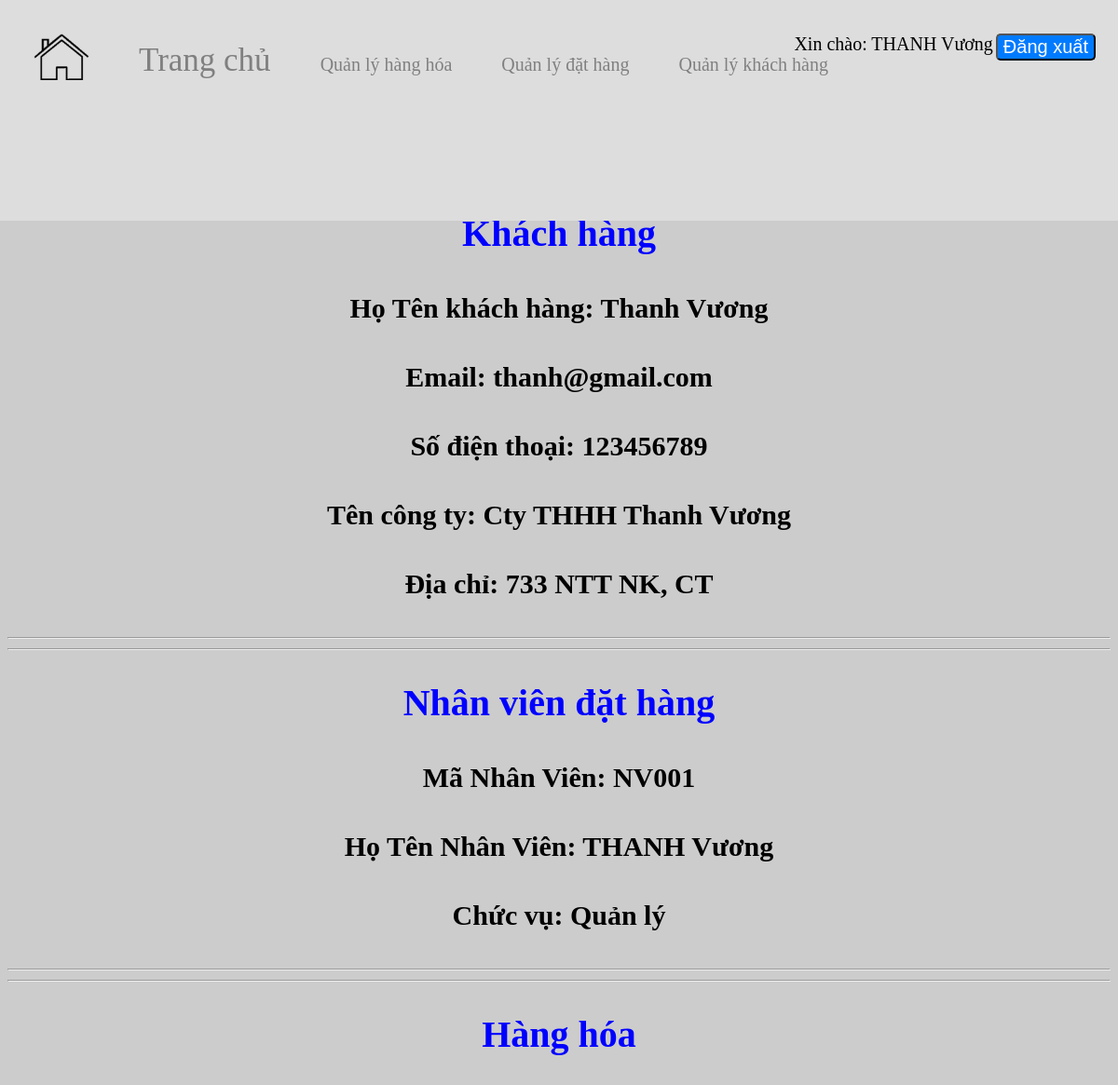
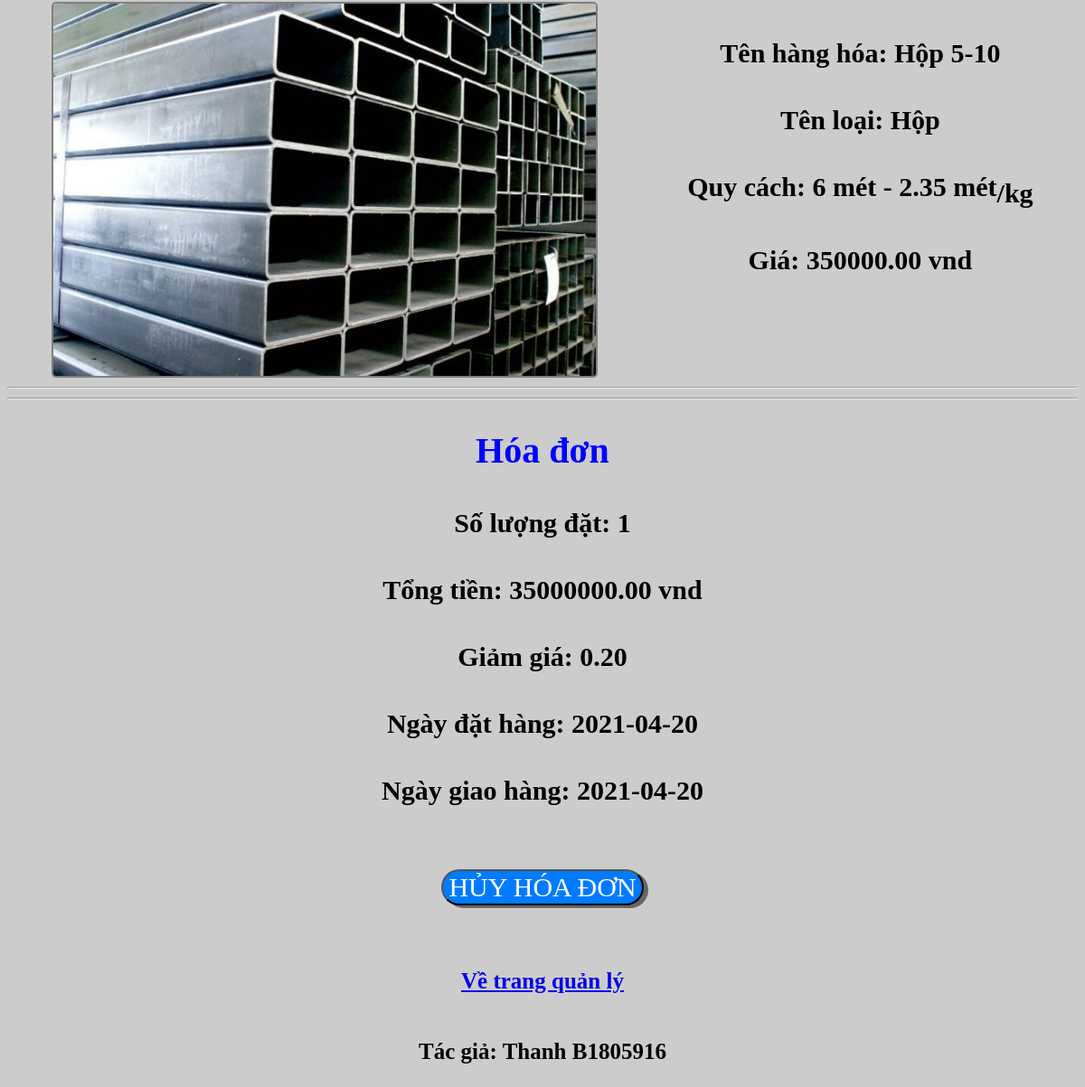
Screenshot of /admin/manage_dh/detail.php?id=1 (signed in) with the database file from the repository (2 pictures, top to bottom).
### tables this page shows
CREATE TABLE LoaiHangHoa
(
	MaLoaiHangHoa INT AUTO_INCREMENT PRIMARY KEY,  
	TenLoaiHangHoa NVARCHAR(30) NOT NULL  
);

CREATE TABLE KhachHang
(
	MSKH INT AUTO_INCREMENT PRIMARY KEY,  
	HoTenKH NVARCHAR(50) NOT NULL,  
	TenCongTy NVARCHAR(30),  
	SoDienThoai CHAR(10) NOT NULL UNIQUE,  
	Email VARCHAR(50) NOT NULL UNIQUE  
);

CREATE TABLE NhanVien(
	MSNV CHAR(5) PRIMARY KEY,  
	Pwd CHAR(32),  
	HoTenNV NVARCHAR(30) NOT NULL,  
	ChucVu NVARCHAR(30),  
	DiaChi NVARCHAR(30) NOT NULL,  
	SoDienThoai CHAR(10) NOT NULL UNIQUE  
);

CREATE TABLE ChiTietDatHang
(
	SoDonDH INT NOT NULL,  
 	FOREIGN KEY (SoDonDH) REFERENCES DatHang(SoDonDH),
	MSHH INT NOT NULL,  
	FOREIGN KEY (MSHH) REFERENCES HangHoa(MSHH),
	SoLuong INT NOT NULL DEFAULT 1,  
	GiaDatHang DECIMAL(15,2) NOT NULL,  
	GiamGia DECIMAL(2,2),  
	 
	PRIMARY KEY(SoDonDH, MSHH)
);

CREATE TABLE HangHoa
(
	MSHH INT AUTO_INCREMENT PRIMARY KEY,  
	TenHH NVARCHAR(30) NOT NULL,  
	QuyCach CHAR(7) NOT NULL,  
	Gia DECIMAL(15, 2) NOT NULL,  
	SoLuongHang INT NOT NULL,  
	MaLoaiHang INT NOT NULL,  
	FOREIGN KEY (MaLoaiHang) REFERENCES LoaiHangHoa(MaLoaiHangHoa),
	Location VARCHAR(128),  
	GhiChu NVARCHAR(128)  
);

CREATE TABLE DatHang
(
	SoDonDH INT AUTO_INCREMENT PRIMARY KEY,  
	MSKH INT NOT NULL,  
 	FOREIGN KEY (MSKH) REFERENCES KhachHang(MSKH),
	MSNV CHAR(5) NOT NULL,  
	FOREIGN KEY (MSNV) REFERENCES NhanVien(MSNV),
	NgayDH DATE NOT NULL DEFAULT NOW(),  
	NgayGH DATE NOT NULL DEFAULT NOW() CHECK(NgayDH <= NgayGH)  
);

### dao/dao.php (called while the page is built, shortened)
<?php
abstract class DAO
{
    public function __construct($servername = "localhost", $username = "root", $password = "", $database = "quanlydathang")
    {
        $this->servername = $servername;
        $this->username = $username;
        $this->password = $password;
        $this->database = $database;
        $this->cnn = new mysqli($this->servername, $this->username, $this->password, $this->database);
    }
}
class DatHangDAO extends DAO
{
    public function getHD($SoDonDH)
    {
        $sql = "SELECT * FROM LoaiHangHoa as l, HangHoa as hh, ChiTietDathang as ct, Dathang as dt, KhachHang as kh, DiaChiKH as dc, NhanVien as nv
                WHERE l.MaLoaiHangHoa = hh.MaLoaiHang AND hh.MSHH = ct.MSHH AND ct.SoDonDH = dt.SoDonDH AND dt.MSKH = kh.MSKH AND dt.msnv = nv.msnv
                AND kh.MSKH = dc.MSKH AND dt.SoDonDH = ?;";
        $stmt = $this->cnn->prepare($sql);
        $stmt->bind_param("i", $SoDonDH);
        if ($stmt->execute()) {
            $item = $stmt->get_result()->fetch_assoc();
        }
        return $item;
    }
}

### admin/manage_dh/detail.php (the view, shortened to what this page needs)
<?php
    $path = $_SERVER['DOCUMENT_ROOT']."/CT428_WEB";
    require_once "$path/layouts/header-ad.php";
    $dao = new DatHangDAO();
    $id = $_GET["id"];
    $item = $dao->getHD($id);
    $img = $_PATH["img"].$item["MSHH"]."/".$item["Location"];
?>
<h1>Thông tin hóa đơn</h1>
<h2>Khách hàng</h2>
<div class="dtl" style="display:block">
    <div>
        <div>Họ Tên khách hàng: <?php echo $item["HoTenKH"]; ?></div>
        <div>Email: <?php echo $item["Email"]; ?></div>
        <div>Số điện thoại: <?php echo $item["SoDienThoai"]; ?></div>
        <div>Tên công ty: <?php echo $item["TenCongTy"]; ?></div>
        <div>Địa chỉ: <?php echo $item["DiaChi"]; ?></div>
    </div>
</div>
<hr>
<hr>
<h2>Nhân viên đặt hàng</h2>
<div class="dtl" style="display:block">
    <div>
        <div>Mã Nhân Viên: <?php echo $item["MSNV"]; ?></div>
        <div>Họ Tên Nhân Viên: <?php echo $item["HoTenNV"]; ?></div>
        <div>Chức vụ: <?php echo $item["ChucVu"]; ?></div>
    </div>
</div>
<hr>
<hr>
<h2>Hàng hóa</h2>
<div class="dtl">
    <img class=img-dis src="<?php echo $img;?>">
    <div>
        <div>Tên hàng hóa: <?php echo $item["TenHH"]; ?></div>
        <div>Tên loại: <?php echo $item["TenLoaiHangHoa"]; ?></div>
        <div>Quy cách: <?php
            $qc = explode("-",$item["QuyCach"]);
            echo $qc[0]." mét - ".$qc[1]." mét<sub>/kg</sub>";
        ?></div>
        <div>Giá: <?php echo $item["Gia"]." vnd"; ?></div>
    </div>
</div>
<hr>
<hr>
<h2>Hóa đơn</h2>
<div class="dtl" style="display:block">
    <div>
        <div>Số lượng đặt: <?php echo $item["SoLuong"]; ?></div>
        <div>Tổng tiền: <?php echo $item["GiaDatHang"]." vnd"; ?></div>
        <div>Giảm giá: <?php echo $item["GiamGia"]; ?></div>
        <div>Ngày đặt hàng: <?php echo $item["NgayDH"]; ?></div>
        <div>Ngày giao hàng: <?php echo $item["NgayGH"]; ?></div>
    </div>
</div>
<div style="margin:70px">
    <form method="POST" onsubmit="isValid()">
        <button class="btn btn-2" style="font-size:30px;" onclick="conf()" type="submit">Hủy hóa đơn</button>
    </form>
</div>
<div class="lnk">
    <a href="manage.php"><h3>Về trang quản lý</h3></a>
</div>

### src/css/styles.css (style rules this page uses)
.img-dis { width: 600px; border: solid 2px gray; border-radius: 5px; }
.dtl { display: grid; grid-template-columns: auto auto; justify-items: center; }
.dtl div > * { font-weight: 900; font-size: 30px; margin: 40px 0; }
* { font-size: 20px; }
.btn { color: #fff; border-radius: 20px; box-shadow: 5px 3px #666; outline: none; font-family: Montserrat-Bold; text-transform: uppercase; }
.btn-2 { background-color: #007bff; }
.lnk { margin: 50px; }
h1 { font-size: 50px; font-family: sans-serif; color: #FF6600; }
h2 { font-size: 40px; }
h3 { font-size: 25px; }
body { position: relative; background-color: #CCCCCC; }

### admin/manage_dh/detail.php (style rules this page uses)
h2 { color: blue; }

### rows the page displays
loaihanghoa: khachhang.HoTenKH "Thanh Vương", khachhang.Email "thanh@gmail.com", nhanvien.SoDienThoai "123456789", khachhang.TenCongTy "Cty THHH Thanh Vương", nhanvien.DiaChi "733 NTT NK, CT", nhanvien.MSNV "NV001", nhanvien.HoTenNV "THANH Vương", nhanvien.ChucVu "Quản lý", chitietdathang.MSHH (picture), hanghoa.TenHH "Hộp 5-10", TenLoaiHangHoa "Hộp", hanghoa.QuyCach "6", hanghoa.QuyCach "2.35", hanghoa.Gia "350000.00", chitietdathang.SoLuong "1", chitietdathang.GiaDatHang "35000000.00", chitietdathang.GiamGia "0.20", dathang.NgayDH "2021-04-20", dathang.NgayGH "2021-04-20"

### other values shown
$usr["HoTenNV"] "THANH Vương"
